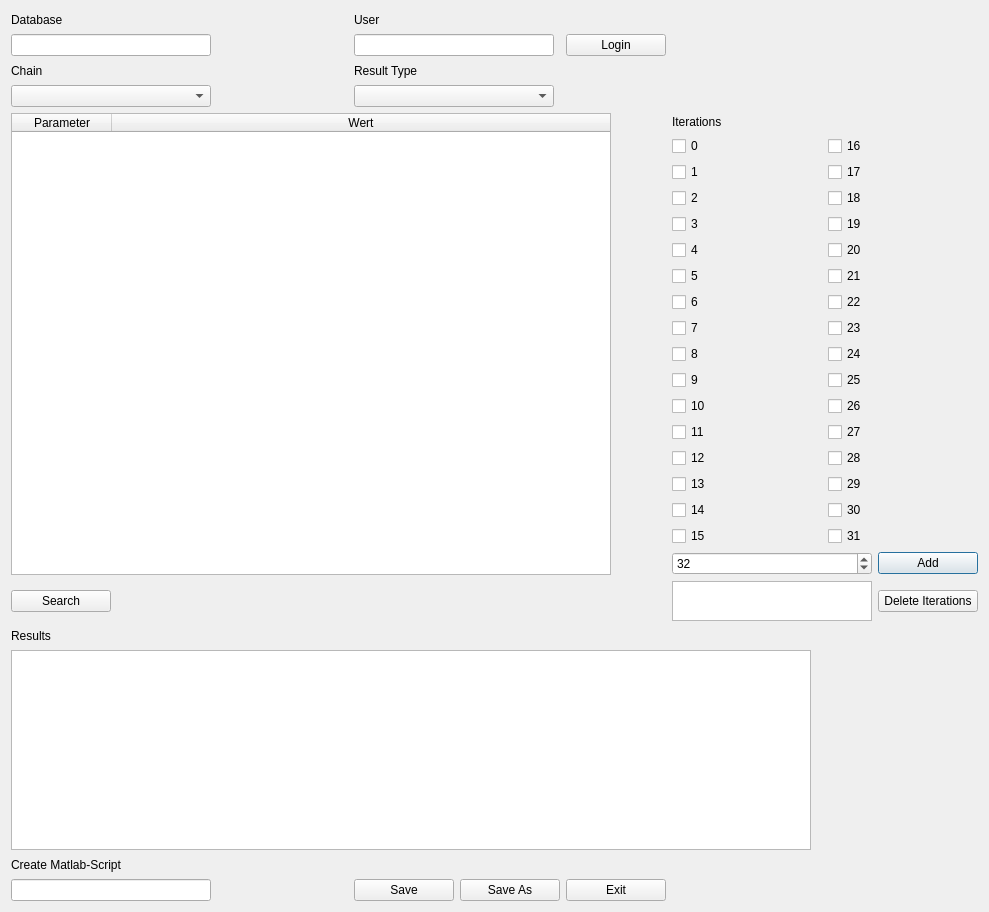
<?xml version="1.0" encoding="UTF-8"?>
<ui version="4.0">
 <class>Dialog</class>
 <widget class="QDialog" name="Dialog">
  <property name="geometry">
   <rect>
    <x>0</x>
    <y>0</y>
    <width>989</width>
    <height>912</height>
   </rect>
  </property>
  <property name="windowTitle">
   <string>Dialog</string>
  </property>
  <layout class="QGridLayout" name="gridLayout_2">
   <item row="5" column="5" colspan="2">
    <layout class="QGridLayout">
     <item row="15" column="1">
      <widget class="QCheckBox" name="checkBox_31">
       <property name="text">
        <string>31</string>
       </property>
      </widget>
     </item>
     <item row="14" column="1">
      <widget class="QCheckBox" name="checkBox_30">
       <property name="text">
        <string>30</string>
       </property>
      </widget>
     </item>
     <item row="13" column="1">
      <widget class="QCheckBox" name="checkBox_29">
       <property name="text">
        <string>29</string>
       </property>
      </widget>
     </item>
     <item row="12" column="1">
      <widget class="QCheckBox" name="checkBox_28">
       <property name="text">
        <string>28</string>
       </property>
      </widget>
     </item>
     <item row="11" column="1">
      <widget class="QCheckBox" name="checkBox_27">
       <property name="text">
        <string>27</string>
       </property>
      </widget>
     </item>
     <item row="10" column="1">
      <widget class="QCheckBox" name="checkBox_26">
       <property name="text">
        <string>26</string>
       </property>
      </widget>
     </item>
     <item row="9" column="1">
      <widget class="QCheckBox" name="checkBox_25">
       <property name="text">
        <string>25</string>
       </property>
      </widget>
     </item>
     <item row="8" column="1">
      <widget class="QCheckBox" name="checkBox_24">
       <property name="text">
        <string>24</string>
       </property>
      </widget>
     </item>
     <item row="7" column="1">
      <widget class="QCheckBox" name="checkBox_23">
       <property name="text">
        <string>23</string>
       </property>
      </widget>
     </item>
     <item row="6" column="1">
      <widget class="QCheckBox" name="checkBox_22">
       <property name="text">
        <string>22</string>
       </property>
      </widget>
     </item>
     <item row="5" column="1">
      <widget class="QCheckBox" name="checkBox_21">
       <property name="text">
        <string>21</string>
       </property>
      </widget>
     </item>
     <item row="4" column="1">
      <widget class="QCheckBox" name="checkBox_20">
       <property name="text">
        <string>20</string>
       </property>
      </widget>
     </item>
     <item row="3" column="1">
      <widget class="QCheckBox" name="checkBox_19">
       <property name="text">
        <string>19</string>
       </property>
      </widget>
     </item>
     <item row="2" column="1">
      <widget class="QCheckBox" name="checkBox_18">
       <property name="text">
        <string>18</string>
       </property>
      </widget>
     </item>
     <item row="1" column="1">
      <widget class="QCheckBox" name="checkBox_17">
       <property name="text">
        <string>17</string>
       </property>
      </widget>
     </item>
     <item row="0" column="1">
      <widget class="QCheckBox" name="checkBox_16">
       <property name="text">
        <string>16</string>
       </property>
      </widget>
     </item>
     <item row="15" column="0">
      <widget class="QCheckBox" name="checkBox_15">
       <property name="text">
        <string>15</string>
       </property>
      </widget>
     </item>
     <item row="14" column="0">
      <widget class="QCheckBox" name="checkBox_14">
       <property name="text">
        <string>14</string>
       </property>
      </widget>
     </item>
     <item row="13" column="0">
      <widget class="QCheckBox" name="checkBox_13">
       <property name="text">
        <string>13</string>
       </property>
      </widget>
     </item>
     <item row="12" column="0">
      <widget class="QCheckBox" name="checkBox_12">
       <property name="text">
        <string>12</string>
       </property>
      </widget>
     </item>
     <item row="11" column="0">
      <widget class="QCheckBox" name="checkBox_11">
       <property name="text">
        <string>11</string>
       </property>
      </widget>
     </item>
     <item row="10" column="0">
      <widget class="QCheckBox" name="checkBox_10">
       <property name="text">
        <string>10</string>
       </property>
      </widget>
     </item>
     <item row="9" column="0">
      <widget class="QCheckBox" name="checkBox_9">
       <property name="text">
        <string>9</string>
       </property>
      </widget>
     </item>
     <item row="8" column="0">
      <widget class="QCheckBox" name="checkBox_8">
       <property name="text">
        <string>8</string>
       </property>
      </widget>
     </item>
     <item row="7" column="0">
      <widget class="QCheckBox" name="checkBox_7">
       <property name="text">
        <string>7</string>
       </property>
      </widget>
     </item>
     <item row="6" column="0">
      <widget class="QCheckBox" name="checkBox_6">
       <property name="text">
        <string>6</string>
       </property>
      </widget>
     </item>
     <item row="5" column="0">
      <widget class="QCheckBox" name="checkBox_5">
       <property name="text">
        <string>5</string>
       </property>
      </widget>
     </item>
     <item row="4" column="0">
      <widget class="QCheckBox" name="checkBox_4">
       <property name="text">
        <string>4</string>
       </property>
      </widget>
     </item>
     <item row="3" column="0">
      <widget class="QCheckBox" name="checkBox_3">
       <property name="text">
        <string>3</string>
       </property>
      </widget>
     </item>
     <item row="2" column="0">
      <widget class="QCheckBox" name="checkBox_2">
       <property name="text">
        <string>2</string>
       </property>
      </widget>
     </item>
     <item row="1" column="0">
      <widget class="QCheckBox" name="checkBox_1">
       <property name="text">
        <string>1</string>
       </property>
      </widget>
     </item>
     <item row="0" column="0">
      <widget class="QCheckBox" name="checkBox">
       <property name="text">
        <string>0</string>
       </property>
      </widget>
     </item>
    </layout>
   </item>
   <item row="6" column="5">
    <widget class="QSpinBox" name="iterationBox">
     <property name="minimumSize">
      <size>
       <width>100</width>
       <height>0</height>
      </size>
     </property>
     <property name="maximumSize">
      <size>
       <width>200</width>
       <height>16777215</height>
      </size>
     </property>
     <property name="toolTip">
      <string>Type in any number and press [RETURN]</string>
     </property>
     <property name="maximum">
      <number>9999999</number>
     </property>
     <property name="value">
      <number>32</number>
     </property>
    </widget>
   </item>
   <item row="6" column="6">
    <widget class="QPushButton" name="pushButton_add">
     <property name="minimumSize">
      <size>
       <width>100</width>
       <height>0</height>
      </size>
     </property>
     <property name="maximumSize">
      <size>
       <width>100</width>
       <height>16777215</height>
      </size>
     </property>
     <property name="text">
      <string>Add</string>
     </property>
    </widget>
   </item>
   <item row="10" column="0" colspan="7">
    <widget class="QListWidget" name="listWidget">
     <property name="minimumSize">
      <size>
       <width>400</width>
       <height>90</height>
      </size>
     </property>
     <property name="maximumSize">
      <size>
       <width>800</width>
       <height>200</height>
      </size>
     </property>
    </widget>
   </item>
   <item row="9" column="0" colspan="2">
    <widget class="QLabel" name="label_6">
     <property name="text">
      <string>Results</string>
     </property>
    </widget>
   </item>
   <item row="4" column="5">
    <widget class="QLabel" name="label_7">
     <property name="minimumSize">
      <size>
       <width>100</width>
       <height>0</height>
      </size>
     </property>
     <property name="maximumSize">
      <size>
       <width>200</width>
       <height>16777215</height>
      </size>
     </property>
     <property name="text">
      <string>Iterations</string>
     </property>
    </widget>
   </item>
   <item row="0" column="0" colspan="2">
    <widget class="QLabel" name="label">
     <property name="minimumSize">
      <size>
       <width>200</width>
       <height>0</height>
      </size>
     </property>
     <property name="maximumSize">
      <size>
       <width>200</width>
       <height>16777215</height>
      </size>
     </property>
     <property name="text">
      <string>Database</string>
     </property>
    </widget>
   </item>
   <item row="1" column="0" colspan="2">
    <widget class="QLineEdit" name="lineEdit_db">
     <property name="minimumSize">
      <size>
       <width>200</width>
       <height>0</height>
      </size>
     </property>
     <property name="maximumSize">
      <size>
       <width>200</width>
       <height>16777215</height>
      </size>
     </property>
    </widget>
   </item>
   <item row="0" column="2" colspan="2">
    <widget class="QLabel" name="label_2">
     <property name="maximumSize">
      <size>
       <width>200</width>
       <height>16777215</height>
      </size>
     </property>
     <property name="text">
      <string>User</string>
     </property>
    </widget>
   </item>
   <item row="1" column="2" colspan="2">
    <widget class="QLineEdit" name="lineEdit_6">
     <property name="minimumSize">
      <size>
       <width>200</width>
       <height>0</height>
      </size>
     </property>
     <property name="maximumSize">
      <size>
       <width>200</width>
       <height>16777215</height>
      </size>
     </property>
    </widget>
   </item>
   <item row="1" column="4">
    <widget class="QPushButton" name="pushButton_reLogin">
     <property name="minimumSize">
      <size>
       <width>100</width>
       <height>0</height>
      </size>
     </property>
     <property name="maximumSize">
      <size>
       <width>100</width>
       <height>16777215</height>
      </size>
     </property>
     <property name="text">
      <string>Login</string>
     </property>
     <property name="autoDefault">
      <bool>false</bool>
     </property>
    </widget>
   </item>
   <item row="2" column="0" colspan="2">
    <widget class="QLabel" name="label_3">
     <property name="minimumSize">
      <size>
       <width>200</width>
       <height>0</height>
      </size>
     </property>
     <property name="maximumSize">
      <size>
       <width>200</width>
       <height>16777215</height>
      </size>
     </property>
     <property name="text">
      <string>Chain</string>
     </property>
    </widget>
   </item>
   <item row="2" column="2" colspan="2">
    <widget class="QLabel" name="label_4">
     <property name="minimumSize">
      <size>
       <width>200</width>
       <height>0</height>
      </size>
     </property>
     <property name="text">
      <string>Result Type</string>
     </property>
    </widget>
   </item>
   <item row="3" column="0" colspan="2">
    <widget class="QComboBox" name="comboBox_4">
     <property name="minimumSize">
      <size>
       <width>200</width>
       <height>0</height>
      </size>
     </property>
     <property name="maximumSize">
      <size>
       <width>200</width>
       <height>16777215</height>
      </size>
     </property>
    </widget>
   </item>
   <item row="3" column="2" colspan="2">
    <widget class="QComboBox" name="comboBox_5">
     <property name="minimumSize">
      <size>
       <width>200</width>
       <height>0</height>
      </size>
     </property>
     <property name="maximumSize">
      <size>
       <width>200</width>
       <height>16777215</height>
      </size>
     </property>
    </widget>
   </item>
   <item row="12" column="3">
    <widget class="QPushButton" name="pushButton_saveAs">
     <property name="minimumSize">
      <size>
       <width>100</width>
       <height>0</height>
      </size>
     </property>
     <property name="maximumSize">
      <size>
       <width>100</width>
       <height>16777215</height>
      </size>
     </property>
     <property name="text">
      <string>Save As</string>
     </property>
     <property name="autoDefault">
      <bool>false</bool>
     </property>
    </widget>
   </item>
   <item row="12" column="4">
    <widget class="QPushButton" name="pushButton_exit">
     <property name="minimumSize">
      <size>
       <width>100</width>
       <height>0</height>
      </size>
     </property>
     <property name="maximumSize">
      <size>
       <width>100</width>
       <height>16777215</height>
      </size>
     </property>
     <property name="text">
      <string>Exit</string>
     </property>
     <property name="autoDefault">
      <bool>false</bool>
     </property>
    </widget>
   </item>
   <item row="11" column="0" colspan="2">
    <widget class="QLabel" name="label_5">
     <property name="minimumSize">
      <size>
       <width>200</width>
       <height>0</height>
      </size>
     </property>
     <property name="maximumSize">
      <size>
       <width>200</width>
       <height>16777215</height>
      </size>
     </property>
     <property name="text">
      <string>Create Matlab-Script</string>
     </property>
    </widget>
   </item>
   <item row="12" column="0" colspan="2">
    <widget class="QLineEdit" name="lineEdit_4">
     <property name="minimumSize">
      <size>
       <width>100</width>
       <height>0</height>
      </size>
     </property>
     <property name="maximumSize">
      <size>
       <width>200</width>
       <height>16777215</height>
      </size>
     </property>
    </widget>
   </item>
   <item row="12" column="2">
    <widget class="QPushButton" name="pushButton_save">
     <property name="minimumSize">
      <size>
       <width>100</width>
       <height>0</height>
      </size>
     </property>
     <property name="maximumSize">
      <size>
       <width>100</width>
       <height>16777215</height>
      </size>
     </property>
     <property name="text">
      <string>Save</string>
     </property>
     <property name="autoDefault">
      <bool>false</bool>
     </property>
    </widget>
   </item>
   <item row="7" column="0">
    <widget class="QPushButton" name="pushButton_search">
     <property name="minimumSize">
      <size>
       <width>100</width>
       <height>0</height>
      </size>
     </property>
     <property name="maximumSize">
      <size>
       <width>100</width>
       <height>16777215</height>
      </size>
     </property>
     <property name="text">
      <string>Search</string>
     </property>
     <property name="autoDefault">
      <bool>false</bool>
     </property>
    </widget>
   </item>
   <item row="7" column="5">
    <widget class="QListWidget" name="listWidget_2">
     <property name="minimumSize">
      <size>
       <width>100</width>
       <height>40</height>
      </size>
     </property>
     <property name="maximumSize">
      <size>
       <width>200</width>
       <height>40</height>
      </size>
     </property>
    </widget>
   </item>
   <item row="7" column="6">
    <widget class="QPushButton" name="pushButton_del_hi_sel">
     <property name="minimumSize">
      <size>
       <width>100</width>
       <height>0</height>
      </size>
     </property>
     <property name="maximumSize">
      <size>
       <width>100</width>
       <height>16777215</height>
      </size>
     </property>
     <property name="text">
      <string>Delete Iterations</string>
     </property>
     <property name="autoDefault">
      <bool>false</bool>
     </property>
    </widget>
   </item>
   <item row="4" column="0" rowspan="3" colspan="5">
    <widget class="QTableWidget" name="tableWidget">
     <property name="minimumSize">
      <size>
       <width>400</width>
       <height>200</height>
      </size>
     </property>
     <property name="maximumSize">
      <size>
       <width>600</width>
       <height>500</height>
      </size>
     </property>
     <attribute name="horizontalHeaderStretchLastSection">
      <bool>true</bool>
     </attribute>
     <column>
      <property name="text">
       <string>Parameter</string>
      </property>
     </column>
     <column>
      <property name="text">
       <string>Wert</string>
      </property>
     </column>
    </widget>
   </item>
  </layout>
 </widget>
 <resources/>
 <connections/>
</ui>
